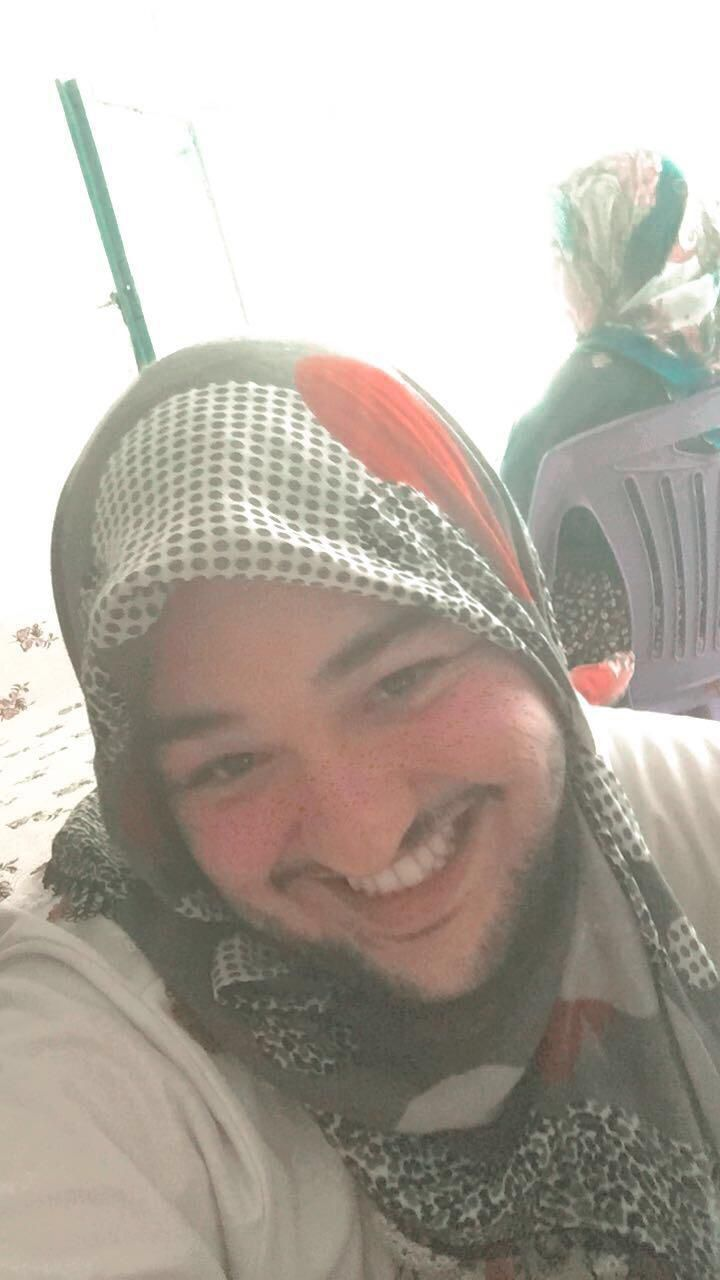
#> input picture image_processing/edge_detection/erkm_abim.png, 720 x 1280 px
$ python edge_detection.py   (older library calls are emulated)
#> lines starting #> are read from the running program, lines starting #| are printed output that depends on the picture; after the words box and inside, x2 and y2 are one past the last pixel; in counts of white or black regions, pixels touching at a corner belong together
# Canny Edge Detector:
# Canny kenar tespiti, çok adımlı bir süreç kullanarak yüksek hassasiyetli kenarları tespit eden yaygın bir yöntemdir.
# Gürültüyü azaltma, türev hesaplama, kenar gücü hesaplama ve kenar tespiti aşamalarından oluşur

# Sobel operatörü, görüntü işleme alanında kullanılan bir kenar tespiti (edge detection) yöntemi ve görüntü iyileştirme tekniğidir. Sobel
# operatörü, bir görüntü üzerindeki yoğunluk değişikliklerini ve kenarları vurgulamak için kullanılır.
# Bu operatör, görüntüdeki piksellerin türevlerini hesaplar ve bu türevlerin büyüklüğünü kenarları gösteren bir kenar haritası olarak sunar.
# Sobel X filtresi: Bu filtre, görüntünün yatay yoğunluk değişikliklerini yakalamak için kullanılır.
# Sobel Y filtresi: Bu filtre, görüntünün dikey yoğunluk değişikliklerini yakalamak için kullanılır. Dikey kenarları tespit etmek için etkilidir.

# Sobel operatörü, görüntü işleme uygulamalarında kenar tespiti, kenar iyileştirme, nesne tespiti ve nesne takibi gibi birçok görevde kullanılır.
# Sobel operatörü, basit bir yöntem olmasına rağmen, görüntüdeki önemli bilgileri ortaya çıkarmak için çok etkilidir ve daha karmaşık kenar tespiti algoritmalarının temelini oluşturur.

# Canny vs Sobel
# Sobel:
# İşlemi basittir: Basit İşlem: Sobel, görüntünün gradyanını (renk değişikliği) hesaplamak için basit bir fark işlemi kullanır.
# Bu, kenarları tespit etmek için yeterli olabilir, ancak bazı durumlarda gürültülü sonuçlara neden olabilir.
# Kenar Kalınlığı: Sobel, tespit edilen kenarların kalınlığını belirtmez. Sadece kenarların konumunu belirler.
# Daha Hızlı İşlem: Sobel, Canny'ye göre daha hızlı bir işlem yapar ve daha basit bir algoritmaya sahiptir.

# Canny:
# Çok Aşamalı İşlem: Canny, çok aşamalı bir işlem kullanır. Gürültüyü azaltma, kenarları algılama ve kenarları iyileştirme aşamalarından oluşur. Bu, daha hassas ve daha iyi sonuçlar üretir.
# Kenar Kalınlığı: Canny, kenarların kalınlığını da hesaplar. Bu, kenarların daha geniş bir bölgede tanımlanmasına olanak tanır.
# Daha Karmaşık İşlem: Canny, Sobel'e göre daha karmaşık bir algoritma kullanır ve daha fazla hesaplama gerektirir.


# import required libraries
import cv2

# Read the original image
# The input (original image) is
# loaded and read with opencv imread command
img = cv2.imread('erkm_abim.png')
#> img is the input picture: shape (1280, 720, 3); mean B, G, R 165.1, 174, 181.1

# we get output to make sure the image is read
cv2.imshow('Original Image', img)
cv2.waitKey(0)

# Convert to graycsale
img_gray = cv2.cvtColor(img, cv2.COLOR_BGR2GRAY)
# Blur the image for better edge detection
img_blur = cv2.GaussianBlur(img_gray, (3,3), 0)

# Sobel Edge Detection
sobelx = cv2.Sobel(src=img_blur, ddepth=cv2.CV_64F, dx=1, dy=0, ksize=5) # Sobel Edge Detection on the X axis
sobely = cv2.Sobel(src=img_blur, ddepth=cv2.CV_64F, dx=0, dy=1, ksize=5) # Sobel Edge Detection on the Y axis
sobelxy = cv2.Sobel(src=img_blur, ddepth=cv2.CV_64F, dx=1, dy=1, ksize=5) # Combined X and Y Sobel Edge Detection
# Display Sobel Edge Detection Images
cv2.imshow('Sobel X', sobelx)
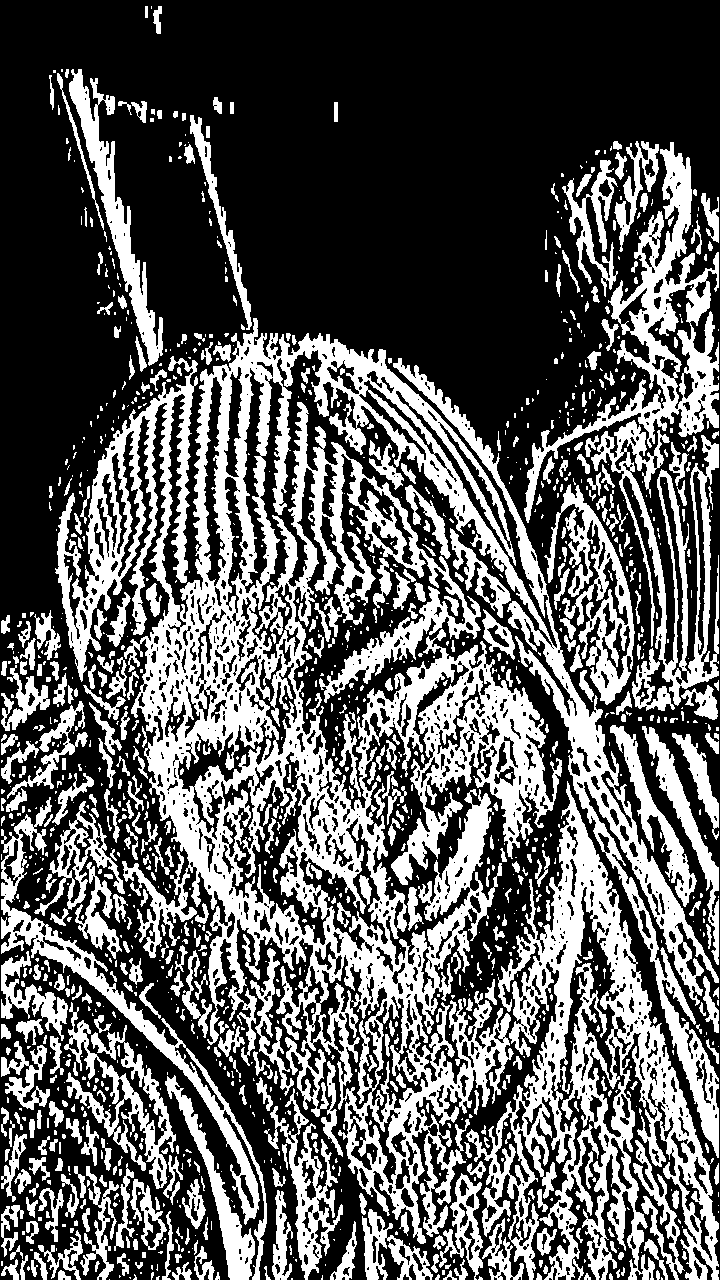
#> window 'Sobel X': shape (1280, 720); 36.5% white; 1372 white regions (854 under 20 px), largest, box (x1, y1, x2, y2) and area: (55, 318, 719, 1244) 157076, (466, 781, 719, 1280) 36865, (524, 142, 719, 523) 13625
cv2.imwrite('sobelx.png', sobelx)
cv2.waitKey(0)

cv2.imshow('Sobel Y', sobely)
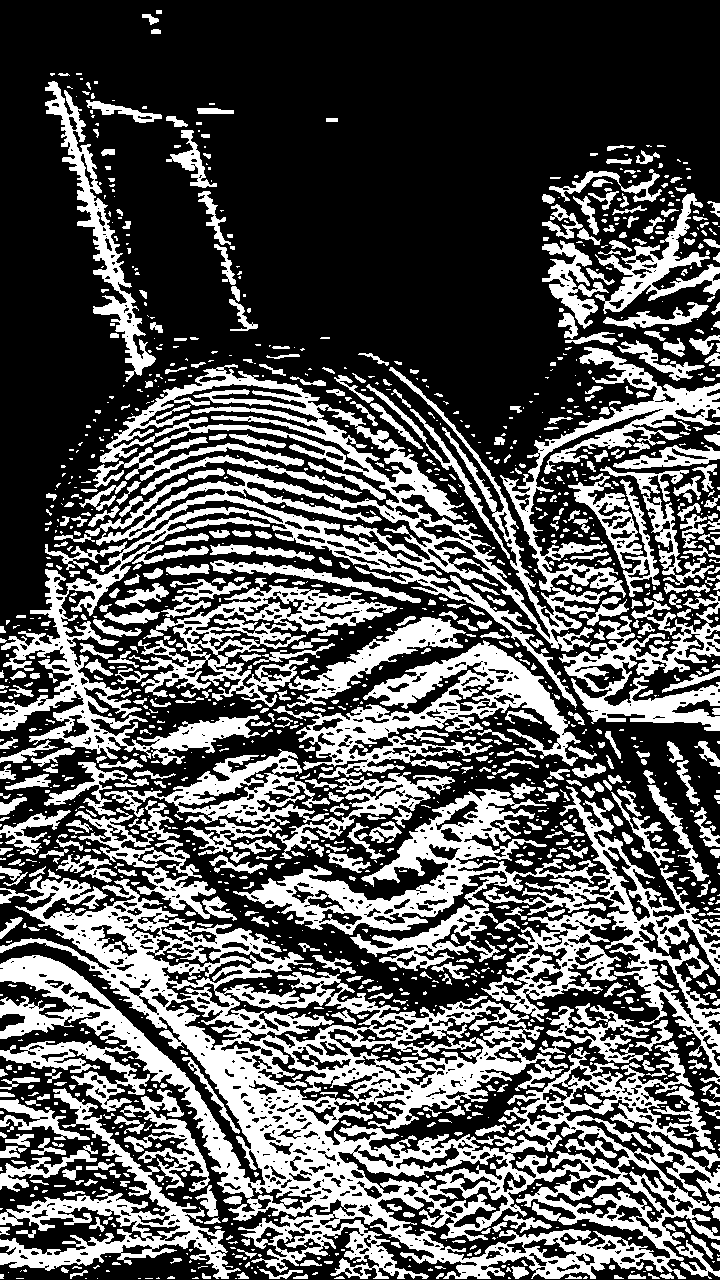
#> window 'Sobel Y': shape (1280, 720); 34.9% white; 1564 white regions (937 under 20 px), largest, box (x1, y1, x2, y2) and area: (0, 875, 720, 1279) 88849, (0, 347, 720, 765) 48432, (233, 786, 720, 1076) 25929
cv2.imwrite('sobely.png', sobely)
cv2.waitKey(0)

cv2.imshow('Sobel X Y using Sobel() function', sobelxy)
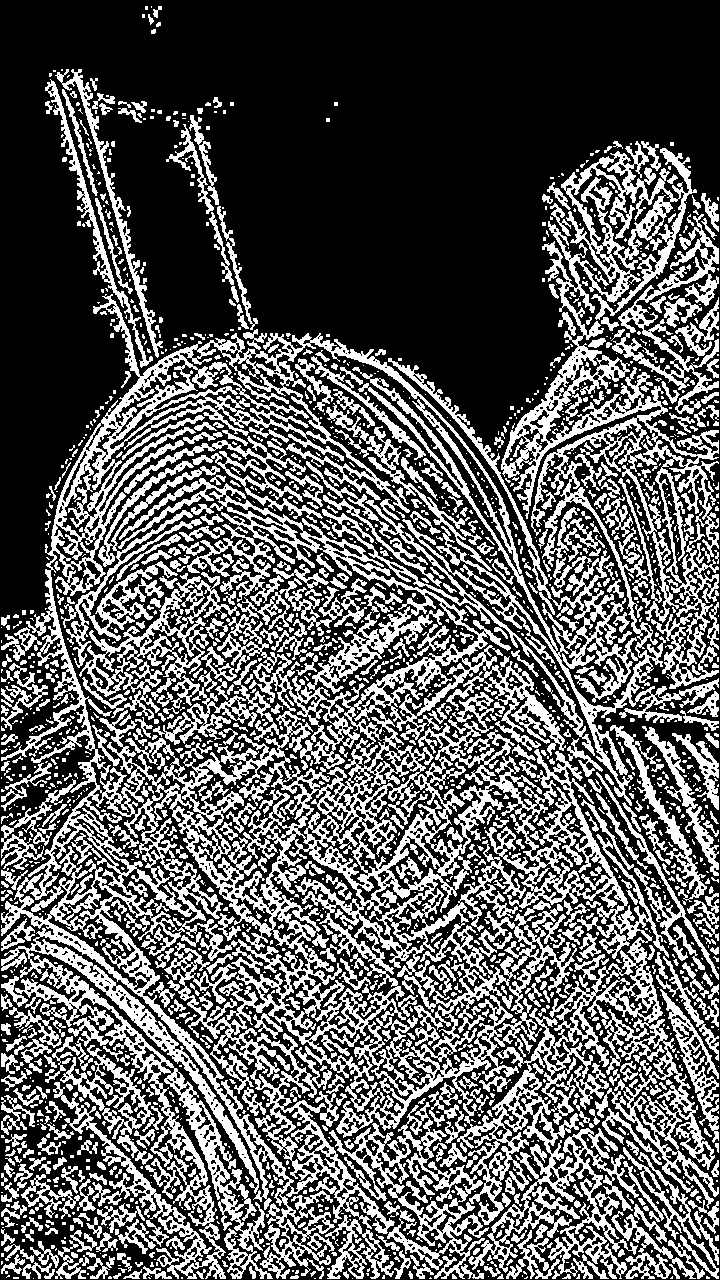
#> window 'Sobel X Y using Sobel() functi': shape (1280, 720); 35.9% white; 2094 white regions (1400 under 20 px), largest, box (x1, y1, x2, y2) and area: (1, 141, 719, 1279) 207961, (329, 1102, 489, 1279) 6441, (79, 572, 240, 720) 5207
cv2.imwrite('sobelxy.png', sobelxy)
cv2.waitKey(0)

# Canny Edge Detection
edges = cv2.Canny(image=img_blur, threshold1=100, threshold2=200) # Canny Edge Detection
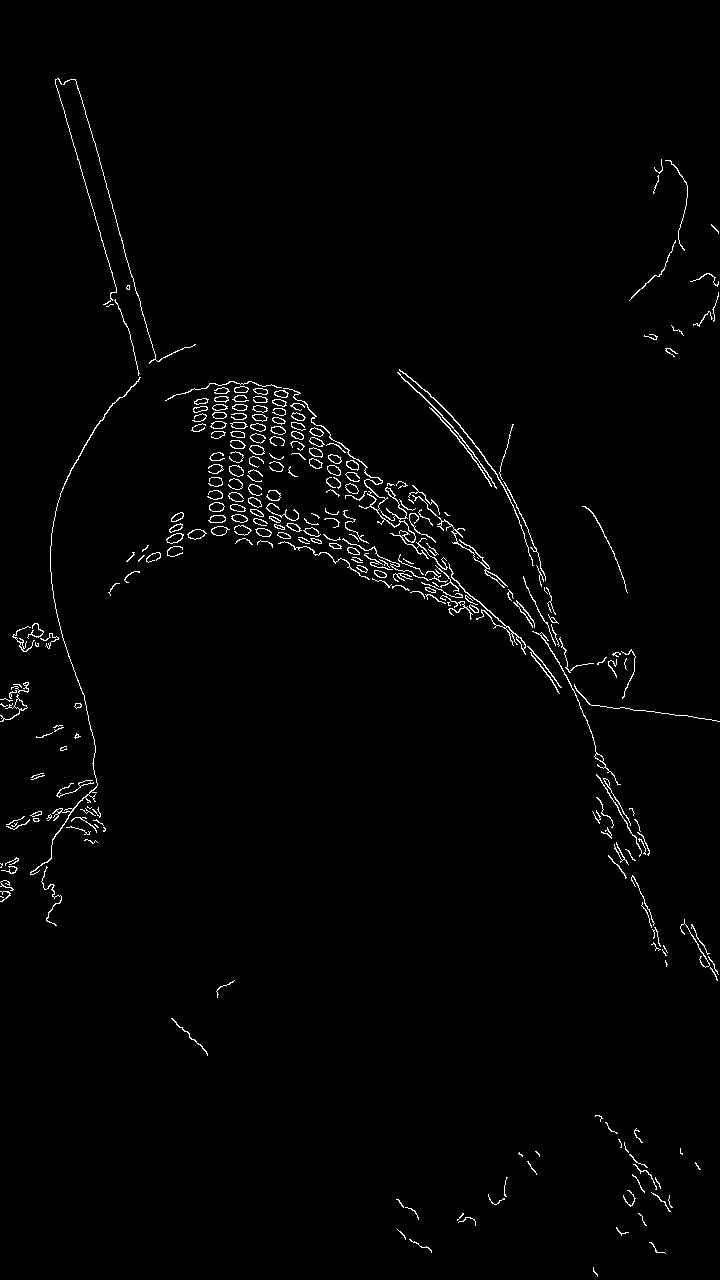
#> edges: shape (1280, 720); 1.5% white in thin lines or dots
# Display Canny Edge Detection Image
cv2.imshow('Canny Edge Detection', edges)
cv2.imwrite('canny.png', edges)
cv2.waitKey(0)

cv2.destroyAllWindows()

# Sobel ve Canny kenar algılayıcıları, farklı uygulamalarda kullanılmak üzere tasarlanmıştır. Sobel, basit ve hızlı bir kenar tespit yöntemidir ve bazı durumlarda yeterli olabilir.
# Canny ise daha sofistike ve hassas bir yöntemdir ve genellikle daha doğru sonuçlar sağlar. Seçiminiz, projenizin gereksinimlerine ve performans hedeflerine bağlı olacaktır.
